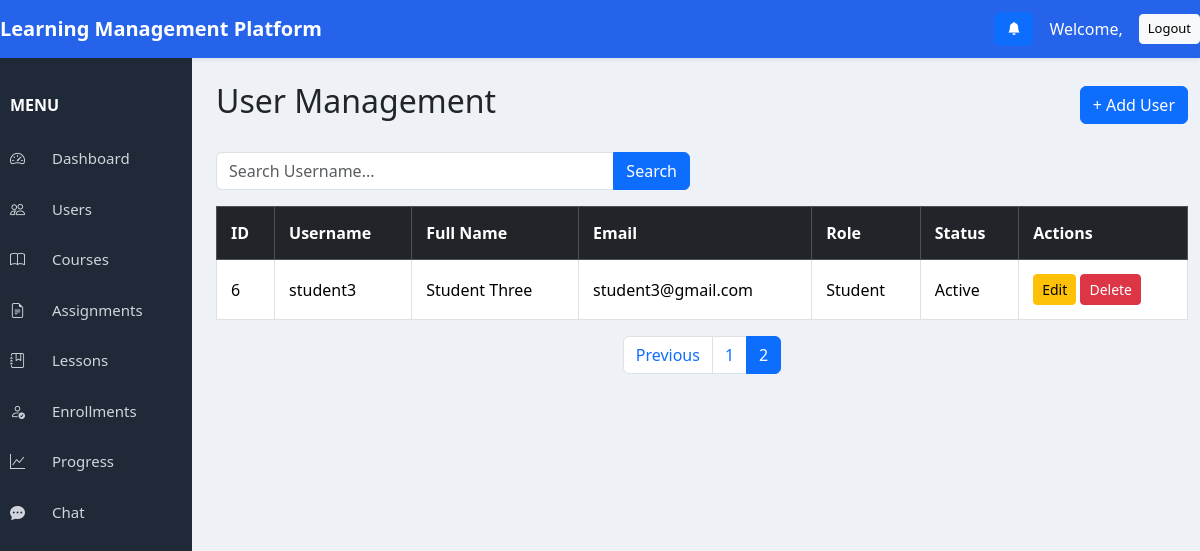
The page /users/?page=2&search= on the database as committed earlier.
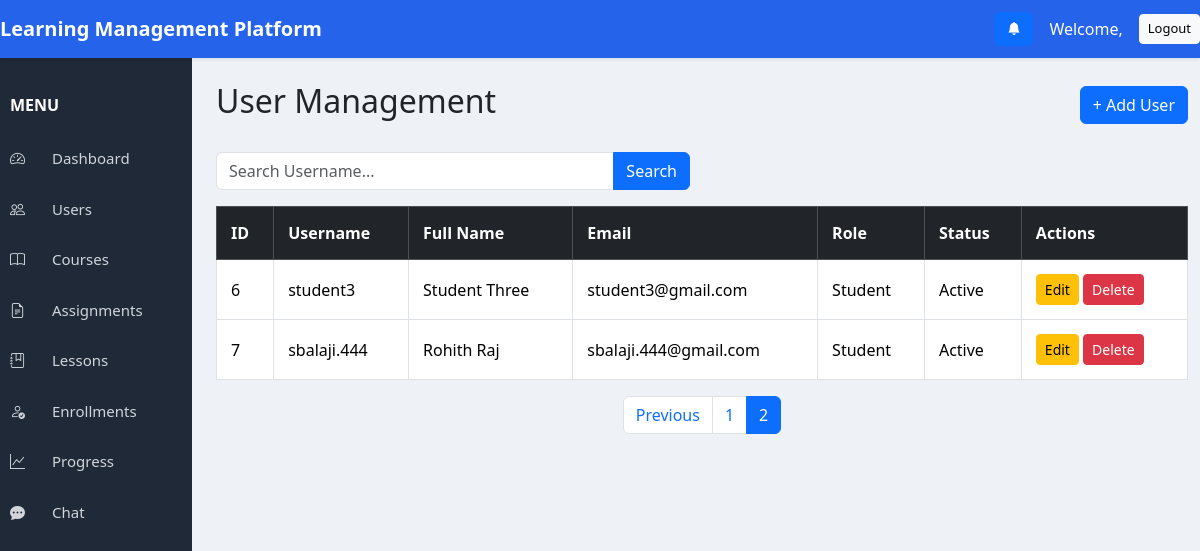
The same page on the database as committed later.
### accounts/models.py (models this page shows, shortened)
class User(AbstractUser):
    ROLE_CHOICES = (
        ("admin", "Admin"),
        ("instructor", "Instructor"),
        ("student", "Student"),
    )
    full_name = models.CharField(max_length=100)
    role = models.CharField(
        max_length=20,
        choices=ROLE_CHOICES,
        default="student"
    )

### accounts/views.py (the view)
# urls.py: path("", views.user_list, name="user_list"),
def user_list(request):
    search = request.GET.get("search", "")
    users = User.objects.all()
    if search:
        users = users.filter(
            username__icontains=search
        )
    paginator = Paginator(users, 5)
    page_number = request.GET.get("page")
    users = paginator.get_page(page_number)
    return render(
        request,
        "accounts/user_list.html",
        {
            "users": users,
            "search": search,
        },
    )

### templates/accounts/user_list.html (shortened to what this page needs)
{% extends "base.html" %}
{% block content %}
<div class="d-flex justify-content-between align-items-center mb-4">
    <h2>User Management</h2>
    <a href="{% url 'add_user' %}" class="btn btn-primary">
        + Add User
    </a>
</div>
<div class="row mb-3">
    <div class="col-md-6">
        <form method="GET">
            <div class="input-group">
                <input
                    type="text"
                    name="search"
                    class="form-control"
                    placeholder="Search Username..."
                    value="{{ search|default:'' }}"
                >
                <button class="btn btn-primary">
                    Search
                </button>
            </div>
        </form>
    </div>
</div>
<table class="table table-bordered table-hover">
    <thead class="table-dark">
        <tr>
            <th>ID</th>
            <th>Username</th>
            <th>Full Name</th>
            <th>Email</th>
            <th>Role</th>
            <th>Status</th>
            <th>Actions</th>
        </tr>
    </thead>
    <tbody>
    {% for user in users %}
    <tr>
        <td>{{ user.id }}</td>
        <td>{{ user.username }}</td>
        <td>{{ user.full_name }}</td>
        <td>{{ user.email }}</td>
        <td>{{ user.get_role_display }}</td>
        <td>
            {% if user.is_active %}
                Active
            {% else %}
                Inactive
            {% endif %}
        </td>
        <td>
            <a href="{% url 'edit_user' user.id %}" class="btn btn-warning btn-sm">
                Edit
            </a>
            <a href="{% url 'delete_user' user.id %}"
               class="btn btn-danger btn-sm"
               onclick="return confirm('Delete this user?');">
                Delete
            </a>
        </td>
    </tr>
    {% empty %}
    <tr>
        <td colspan="7" class="text-center">
            No users found.
        </td>
    </tr>
    {% endfor %}
    </tbody>
</table>
<nav class="mt-3">
<ul class="pagination justify-content-center">
{% if users.has_previous %}
<li class="page-item">
<a class="page-link"
href="?page={{ users.previous_page_number }}&search={{ search }}">
Previous
</a>
</li>
{% endif %}
{% for page in users.paginator.page_range %}
<li class="page-item {% if users.number == page %}active{% endif %}">
<a class="page-link"
href="?page={{ page }}&search={{ search }}">
{{ page }}
</a>
</li>
{% endfor %}
</ul>
</nav>
{% endblock %}

Rows that differ between the two databases and show on the page:
added User: id "7", username "sbalaji.444", full_name "Rohith Raj", email "sbalaji.444@gmail.com", role "Student", is_active "Active"
